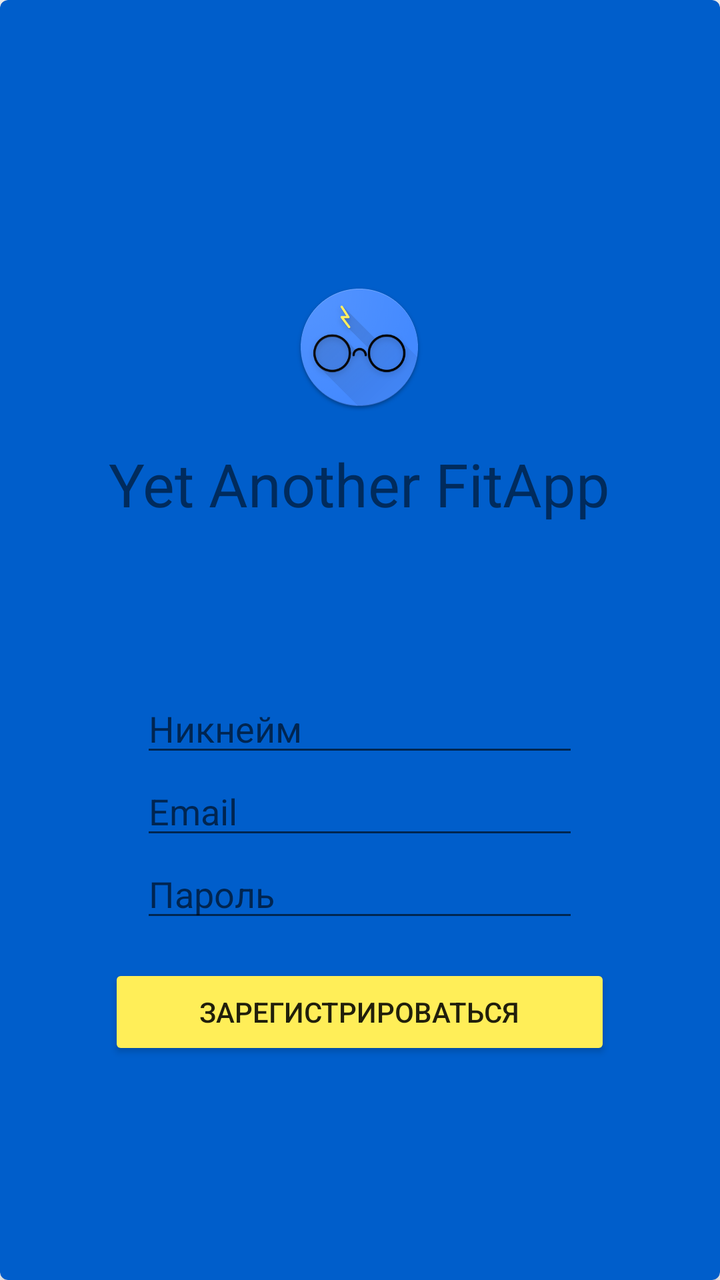
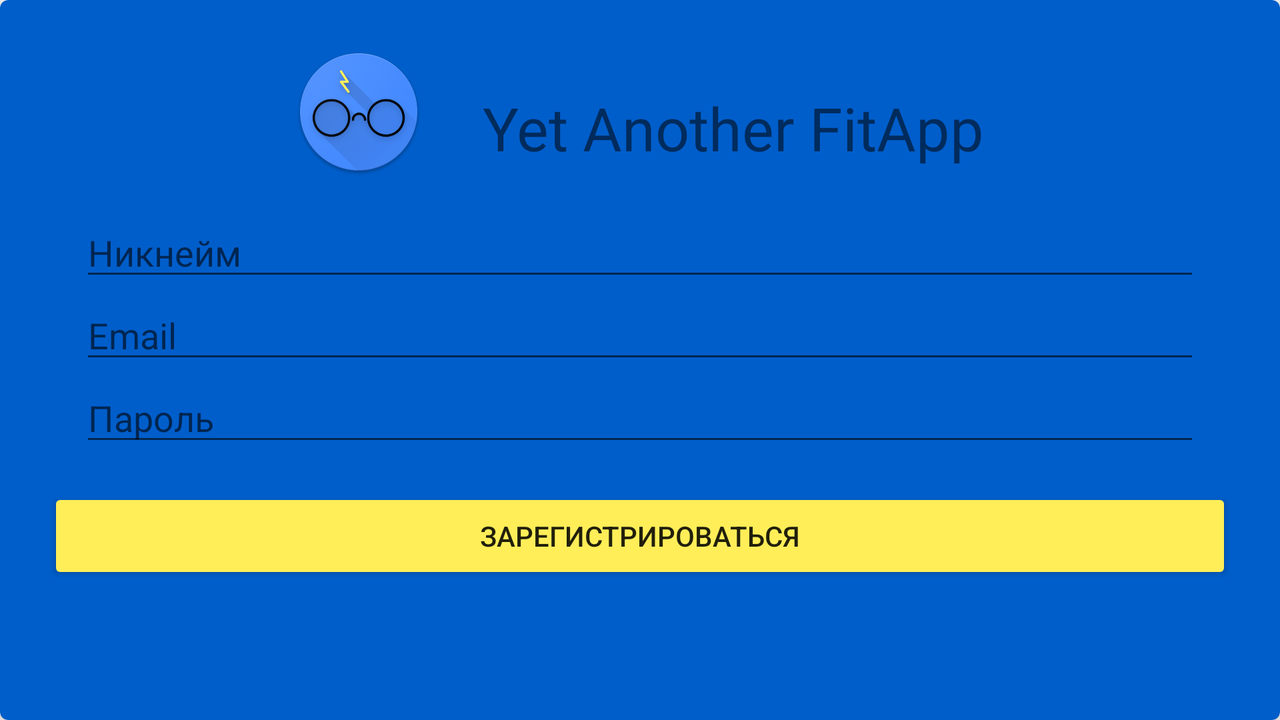

One screen, two layout resources from the same app: the default and the author's alternative for another configuration. Each is rendered where Android would select it; the XML of both is given below.
<!-- AndroidManifest.xml: application theme AppTheme -->
<!-- res/layout/fragment_registration.xml -->
<?xml version="1.0" encoding="utf-8"?>
<android.support.v7.widget.CardView xmlns:android="http://schemas.android.com/apk/res/android"
    android:layout_width="match_parent"
    android:layout_height="match_parent"
    xmlns:app="http://schemas.android.com/apk/res-auto"
    android:padding="8dp"
    app:cardCornerRadius="4dp"
    app:cardElevation="4dp"

    android:backgroundTint="@color/colorPrimaryDark"
    android:layout_gravity="center"
    android:layout_marginBottom="90dp"
    android:layout_marginTop="90dp"
    android:layout_marginLeft="32dp"
    android:layout_marginRight="32dp">
    <ScrollView
        android:layout_width="wrap_content"
        android:layout_height="wrap_content"
        android:layout_gravity="center">
        <LinearLayout xmlns:android="http://schemas.android.com/apk/res/android"
            android:layout_width="match_parent"
            android:layout_height="wrap_content"
            android:clipChildren="false"
            android:clipToPadding="false"
            android:orientation="vertical"
            android:padding="24dp"
            android:paddingTop="16dp">

            <ImageView
                android:layout_width="64dp"
                android:layout_height="64dp"
                android:layout_gravity="center_horizontal"
                android:layout_marginTop="48dp"
                android:layout_marginBottom="16dp"
                app:srcCompat="@drawable/ic_launcher" />

            <TextView
                android:layout_width="wrap_content"
                android:layout_height="wrap_content"
                android:layout_marginBottom="80dp"
                android:text="@string/yet_another_fitapp"
                android:layout_gravity="center_horizontal|center_vertical"
                android:textSize="30sp" />

            <EditText
                android:id="@+id/reg_nickname"
                android:layout_width="match_parent"
                android:layout_height="wrap_content"
                android:layout_marginLeft="16dp"
                android:layout_marginRight="16dp"
                android:hint="@string/nickname"
                android:textColor="@color/colorSecondaryDark"
                android:inputType="textPersonName" />

            <EditText
                android:id="@+id/reg_email"
                android:layout_width="match_parent"
                android:layout_height="wrap_content"
                android:layout_marginLeft="16dp"
                android:layout_marginRight="16dp"
                android:hint="@string/email"
                android:inputType="textEmailAddress"
                android:textColor="@color/colorSecondary"/>

            <EditText
                android:id="@+id/reg_password"
                android:layout_width="match_parent"
                android:layout_height="wrap_content"
                android:layout_marginLeft="16dp"
                android:layout_marginRight="16dp"
                android:layout_gravity="center_horizontal|center_vertical"
                android:hint="@string/password"
                android:inputType="textPassword"
                android:textColor="@color/colorSecondary"/>

            <Button
                android:id="@+id/reg_btn"
                android:layout_width="match_parent"
                android:layout_height="wrap_content"
                android:layout_marginBottom="16dp"
                android:layout_marginTop="16dp"
                android:text="@string/registration"
                android:backgroundTint="@color/colorSecondary"
                android:elevation="4dp"/>

            <ProgressBar
                android:id="@+id/reg_progress"
                android:layout_width="wrap_content"
                android:layout_height="wrap_content"
                android:layout_gravity="center"
                android:indeterminate="true"
                android:visibility="gone" />

        </LinearLayout>
    </ScrollView>
</android.support.v7.widget.CardView >
<!-- resources referenced by this layout -->
<resources>
  <color name="colorPrimaryDark">#005ecb</color>
  <color name="colorSecondary">#ffee58</color>
  <color name="colorSecondaryDark">#c9bc1f</color>
  <!-- drawable ic_launcher: png bitmap (drawable, 28216 bytes) -->
  <string name="email">Email</string>
  <string name="nickname">Никнейм</string>
  <string name="password">Пароль</string>
  <string name="registration">Зарегистрироваться</string>
  <string name="yet_another_fitapp">Yet Another FitApp</string>
  <style name="AppTheme" parent="Theme.AppCompat.Light.DarkActionBar">
          
          <item name="colorPrimary">@color/colorPrimary</item>
          <item name="colorPrimaryDark">@color/colorPrimaryDark</item>
          <item name="colorAccent">@color/colorSecondary</item>
      </style>
  <color name="colorPrimary">#448aff</color>
</resources>
<!-- res/layout-land/fragment_registration.xml (the author's variant of the layout above) -->
<!-- drawn on the phone turned sideways -->
<?xml version="1.0" encoding="utf-8"?>
<android.support.v7.widget.CardView xmlns:android="http://schemas.android.com/apk/res/android"
    android:layout_width="match_parent"
    android:layout_height="match_parent"
    xmlns:app="http://schemas.android.com/apk/res-auto"
    android:padding="8dp"
    app:cardCornerRadius="4dp"
    app:cardElevation="4dp"

    android:backgroundTint="@color/colorPrimaryDark"
    android:layout_gravity="center"
    android:layout_marginBottom="16dp"
    android:layout_marginTop="20dp"
    android:layout_marginLeft="50dp"
    android:layout_marginRight="50dp">
    <ScrollView xmlns:android="http://schemas.android.com/apk/res/android"
        xmlns:app="http://schemas.android.com/apk/res-auto"
        xmlns:tools="http://schemas.android.com/tools"
        android:layout_width="match_parent"
        android:layout_height="match_parent">
        <LinearLayout xmlns:android="http://schemas.android.com/apk/res/android"
            android:layout_width="match_parent"
            android:layout_height="wrap_content"
            android:clipChildren="false"
            android:clipToPadding="false"
            android:orientation="vertical"
            android:padding="24dp"
            android:paddingTop="16dp">

            <LinearLayout
                android:layout_width="wrap_content"
                android:layout_height="wrap_content"
                android:layout_gravity="center">

                <ImageView
                    android:layout_width="64dp"
                    android:layout_height="64dp"
                    android:layout_gravity="center_horizontal"
                    android:layout_marginBottom="16dp"

                    app:srcCompat="@drawable/ic_launcher" />

                <TextView
                    android:layout_width="wrap_content"
                    android:layout_height="wrap_content"
                    android:layout_marginLeft="30dp"
                    android:text="@string/yet_another_fitapp"
                    android:layout_gravity="center_horizontal|center_vertical"
                    android:textSize="30sp" />
            </LinearLayout>



            <EditText
                android:id="@+id/reg_nickname"
                android:layout_width="match_parent"
                android:layout_height="wrap_content"
                android:layout_marginLeft="16dp"
                android:layout_marginRight="16dp"
                android:hint="@string/nickname"
                android:textColor="@color/colorSecondaryDark"/>

            <EditText
                android:id="@+id/reg_email"
                android:layout_width="match_parent"
                android:layout_height="wrap_content"
                android:layout_marginLeft="16dp"
                android:layout_marginRight="16dp"
                android:hint="@string/email"
                android:inputType="textEmailAddress"
                android:textColor="@color/colorSecondary"/>

            <EditText
                android:id="@+id/reg_password"
                android:layout_width="match_parent"
                android:layout_height="wrap_content"
                android:layout_marginLeft="16dp"
                android:layout_marginRight="16dp"
                android:layout_gravity="center_horizontal|center_vertical"
                android:hint="@string/password"
                android:inputType="textPassword"
                android:textColor="@color/colorSecondary"/>

            <Button
                android:id="@+id/reg_btn"
                android:layout_width="match_parent"
                android:layout_height="wrap_content"
                android:layout_marginBottom="16dp"
                android:layout_marginTop="16dp"
                android:text="@string/registration"
                android:backgroundTint="@color/colorSecondary"
                android:elevation="4dp"/>

            <ProgressBar
                android:id="@+id/reg_progress"
                android:layout_width="wrap_content"
                android:layout_height="wrap_content"
                android:indeterminate="true"
                android:visibility="gone" />

        </LinearLayout>
    </ScrollView>
</android.support.v7.widget.CardView >
